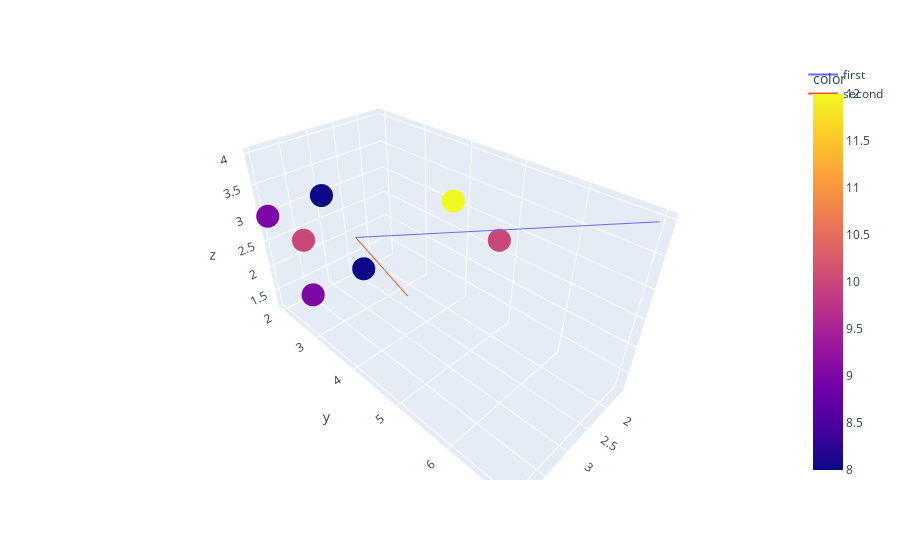

The cell this chart's notebook holds for it:
### Code cell
# 描画
fig = px.scatter_3d(X, x="x", y="y", z="z", color='color')
fig.add_trace(px.line_3d(pc_df_all, x='x', y='y', z='z', color='component').data[0])
fig.add_trace(px.line_3d(pc_df_all, x='x', y='y', z='z', color='component').data[1])
fig.show()

### Figure 1 — Plotly figure (JSON) as saved in the notebook; plotly's stock layout.template omitted (floating-point values rounded to 4 significant figures)
{"data": [{"hovertemplate": "x=%{x}<br>y=%{y}<br>z=%{z}<br>color=%{marker.color}<extra></extra>", "legendgroup": "", "marker": {"color": [8, 10, 10, 12, 9, 9, 8], "coloraxis": "coloraxis", "symbol": "circle"}, "mode": "markers", "name": "", "scene": "scene", "showlegend": false, "type": "scatter3d", "x": [3, 4, 2, 3, 4, 4, 3], "y": [2, 3, 5, 5, 3, 2, 3], "z": [3, 3, 3, 4, 2, 3, 2]}, {"hovertemplate": "component=first<br>x=%{x}<br>y=%{y}<br>z=%{z}<extra></extra>", "legendgroup": "first", "line": {"color": "#636efa", "dash": "solid"}, "marker": {"symbol": "circle"}, "mode": "lines", "name": "first", "scene": "scene", "showlegend": true, "type": "scatter3d", "x": [3.286, 1.606], "y": [3.286, 6.973], "z": [2.857, 3.942]}, {"hovertemplate": "component=second<br>x=%{x}<br>y=%{y}<br>z=%{z}<extra></extra>", "legendgroup": "second", "line": {"color": "#EF553B", "dash": "solid"}, "marker": {"symbol": "circle"}, "mode": "lines", "name": "second", "scene": "scene", "showlegend": true, "type": "scatter3d", "x": [3.286, 2.331], "y": [3.286, 3.33], "z": [2.857, 1.229]}], "layout": {"coloraxis": {"colorbar": {"title": {"text": "color"}}, "colorscale": [[0, "#0d0887"], [0.1111, "#46039f"], [0.2222, "#7201a8"], [0.3333, "#9c179e"], [0.4444, "#bd3786"], [0.5556, "#d8576b"], [0.6667, "#ed7953"], [0.7778, "#fb9f3a"], [0.8889, "#fdca26"], [1, "#f0f921"]]}, "legend": {"tracegroupgap": 0}, "margin": {"t": 60}, "scene": {"domain": {"x": [0, 1], "y": [0, 1]}, "xaxis": {"title": {"text": "x"}}, "yaxis": {"title": {"text": "y"}}, "zaxis": {"title": {"text": "z"}}}}}
